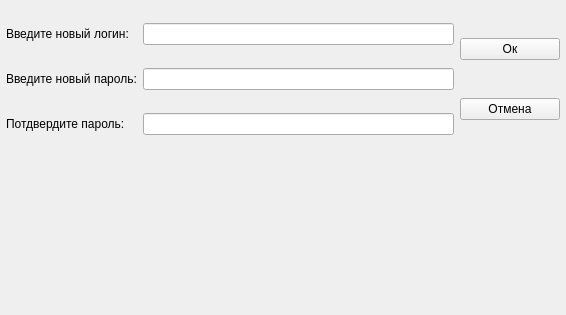
<?xml version="1.0" encoding="UTF-8"?>
<ui version="4.0">
 <class>ChangePassword</class>
 <widget class="QWidget" name="ChangePassword">
  <property name="geometry">
   <rect>
    <x>0</x>
    <y>0</y>
    <width>566</width>
    <height>315</height>
   </rect>
  </property>
  <property name="windowTitle">
   <string>Form</string>
  </property>
  <layout class="QVBoxLayout" name="verticalLayout_3">
   <property name="margin">
    <number>3</number>
   </property>
   <item>
    <widget class="QWidget" name="pass_widget" native="true">
     <layout class="QHBoxLayout" name="horizontalLayout">
      <property name="margin">
       <number>3</number>
      </property>
      <item>
       <layout class="QGridLayout" name="gridLayout" rowstretch="0,0,0,0,0,0">
        <property name="verticalSpacing">
         <number>6</number>
        </property>
        <item row="0" column="0">
         <widget class="QLabel" name="lblnewLogin">
          <property name="text">
           <string>Введите новый логин:</string>
          </property>
         </widget>
        </item>
        <item row="3" column="0">
         <widget class="QLabel" name="lblnewPassword">
          <property name="text">
           <string>Введите новый пароль:</string>
          </property>
         </widget>
        </item>
        <item row="5" column="0">
         <widget class="QLabel" name="lblRepeatPass">
          <property name="text">
           <string>Потдвердите пароль:</string>
          </property>
         </widget>
        </item>
        <item row="0" column="1">
         <widget class="QLineEdit" name="newLogin"/>
        </item>
        <item row="3" column="1">
         <widget class="QLineEdit" name="newPassword">
          <property name="echoMode">
           <enum>QLineEdit::Password</enum>
          </property>
         </widget>
        </item>
        <item row="5" column="1">
         <widget class="QLineEdit" name="RepeatPass">
          <property name="echoMode">
           <enum>QLineEdit::Password</enum>
          </property>
         </widget>
        </item>
       </layout>
      </item>
      <item>
       <layout class="QVBoxLayout" name="verticalLayout">
        <item>
         <widget class="QPushButton" name="btn_ok">
          <property name="minimumSize">
           <size>
            <width>100</width>
            <height>0</height>
           </size>
          </property>
          <property name="text">
           <string>Ок</string>
          </property>
         </widget>
        </item>
        <item>
         <widget class="QPushButton" name="btn_cancel">
          <property name="minimumSize">
           <size>
            <width>100</width>
            <height>0</height>
           </size>
          </property>
          <property name="text">
           <string>Отмена</string>
          </property>
         </widget>
        </item>
       </layout>
      </item>
     </layout>
    </widget>
   </item>
   <item>
    <widget class="QWidget" name="passKey_widget" native="true">
     <layout class="QHBoxLayout" name="horizontalLayout_2">
      <property name="margin">
       <number>3</number>
      </property>
      <item>
       <layout class="QHBoxLayout" name="layoutWgtKeyPud"/>
      </item>
     </layout>
    </widget>
   </item>
  </layout>
 </widget>
 <resources/>
 <connections/>
</ui>
